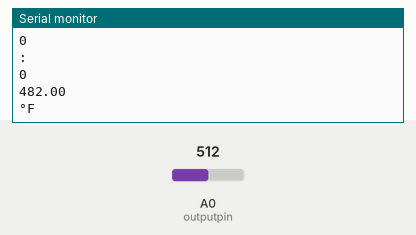
A sketch run on a simulated Arduino Leonardo, built with avr-gcc and run on an emulated ATmega32U4. Parts: the last lines printed to the serial monitor. The test bench sets the inputs (shaded band); at power-on: A0 (outputpin) = 512.

Above: at 1.8 s.
1.9 s: A0 (outputpin) set to 716
At 2.4 s:
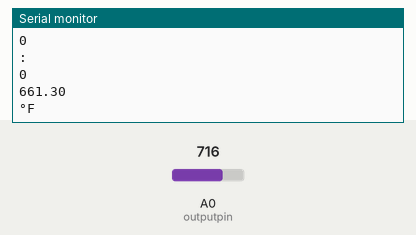
3.4 s: A0 (outputpin) set to 900
At 4.8 s:
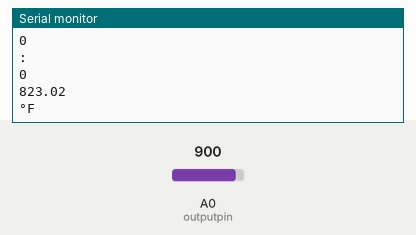
Timing chart, 0 to 6.4 s (numbered marks = the images above; inputs shaded):
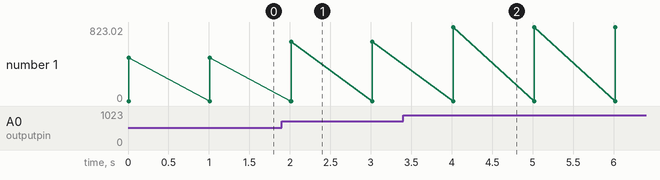

Measured:
- after the input at 1.9 s, the serial monitor: prints a new line after 0.11 s (image 1)
- after the input at 3.4 s, the serial monitor: prints a new line after 0.62 s (image 2)
- plotted number 1: 482 → 661.3 after the input at 1.9 s, 661.3 → 823.02 after the input at 3.4 s

The sketch:

Clock_and_temp.ino
```cpp
/*
  Arduino Clock and Temp Sense
 Language: Wiring/Arduino

This Program takes the temp from a sense wire and outputs the time and temp.

 */

int outputpin = 0;      // Tempture output
int timeseconds = 0;
int timemin = 0;
int timehours = 0;

void setup()
{
  // start serial port at 9600 bps:
  Serial.begin(9600);
  while (!Serial) {
    ; // wait for serial port to connect. Needed for Leonardo only
  }

}

void loop()
{
  int rawvoltage= analogRead(outputpin);
float millivolts= (rawvoltage/1024.0) * 5000;
float celsius= millivolts/10;
float fahrenheit = (celsius * 9)/5 +32;
timerecord();

Serial.println(timehours);
Serial.println(":");
Serial.println(timemin);
Serial.println(":");
Serial.println(timeseconds);
Serial.println(fahrenheit);
Serial.println("°F");
delay(1000);
}


void timerecord() {
  if (timeseconds < 9) {
    timeseconds + timeseconds + 1;
  }
  if (timeseconds > 9) {
    timeseconds = 0;
    timemin = timemin + 1;
  }
  if (timemin > 59) {
    timemin = 0;
    timehours = timehours + 1;
  }
  if (timehours > 12) {
    timehours = 1;
    timemin = 0;
    timeseconds = 0;
  }
}
```
